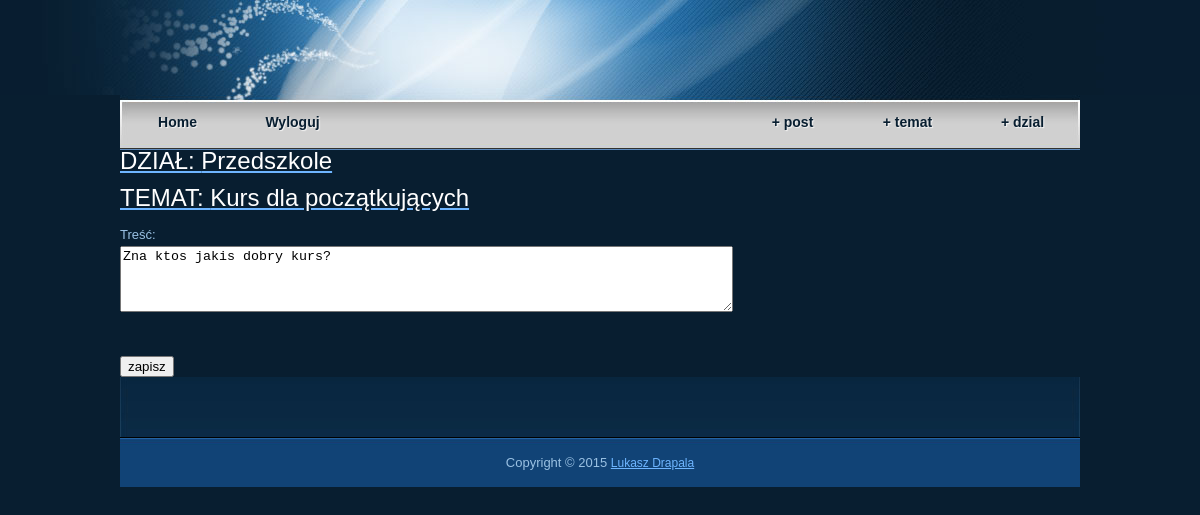
Screenshot of /post/edit.php?sectionId=1&topicId=20&postId=21 (signed in) with the database file from the repository.
### tables this page shows
CREATE TABLE IF NOT EXISTS `posts` (
`id` int(11) NOT NULL,
  `topic_id` int(11) NOT NULL,
  `user_id` int(11) NOT NULL,
  `content` text,
  `is_edited_by_admin` tinyint(4) DEFAULT '0',
  `created_on` timestamp NOT NULL DEFAULT CURRENT_TIMESTAMP
);

CREATE TABLE IF NOT EXISTS `sections` (
`id` int(11) NOT NULL,
  `last_topic_id` int(11) DEFAULT NULL,
  `user_id` int(11) NOT NULL,
  `name` varchar(255) NOT NULL,
  `description` tinytext,
  `amount_topics` smallint(6) DEFAULT '0',
  `is_closed` tinyint(4) NOT NULL DEFAULT '0',
  `created_on` timestamp NOT NULL DEFAULT CURRENT_TIMESTAMP ON UPDATE CURRENT_TIMESTAMP
);

CREATE TABLE IF NOT EXISTS `topics` (
`id` int(11) NOT NULL,
  `section_id` int(11) NOT NULL,
  `last_post_id` int(11) DEFAULT NULL,
  `user_id` int(11) NOT NULL,
  `name` varchar(255) NOT NULL,
  `description` tinytext,
  `amount_posts` smallint(6) DEFAULT '0',
  `is_closed` tinyint(4) NOT NULL DEFAULT '0',
  `created_on` timestamp NOT NULL DEFAULT CURRENT_TIMESTAMP
);

### post/edit.php (called while the page is built, shortened)
<?php
require_once '/../library/Assertion/PostAssertion.php';
require_once '/../library/Entity/Post.php';
$sectionId = isset($_GET["sectionId"]) ? (int) $_GET["sectionId"] : 0;
$topicId = isset($_GET["topicId"]) ? (int) $_GET["topicId"] : 0;
$postId = isset($_GET["postId"]) ? (int) $_GET["postId"] : 0;
$postRepository = new PostRepository();
$post = $postRepository->findOne($postId, $topicId, $sectionId);
$topic = $post->getTopic();
include '/../library/Layout/Header.php';
include '_form.php';
include '/../library/Layout/Footer.php';

### library/Entity/Post.php (called while the page is built, shortened)
<?php
require_once 'Topic.php';
class Post
{
    private $content;
    private $topic;
    public function getContent()
    {
        return $this->content;
    }
    public function getTopic()
    {
        return $this->topic;
    }
    public function setContent($content)
    {
        $this->content = $content;
        return $this;
    }
    public function setTopic(Topic $topic)
    {
        $this->topic = $topic;
        return $this;
    }
}

### library/Entity/Topic.php (called while the page is built, shortened)
<?php
require_once 'Section.php';
require_once 'Post.php';
class Topic
{
    private $name;
    private $section;
    public function getName()
    {
        return $this->name;
    }
    public function getSection()
    {
        return $this->section;
    }
    public function setName($name)
    {
        $this->name = $name;
        return $this;
    }
    public function setSection(Section $section = null)
    {
        $this->section = $section;
        return $this;
    }
}

### library/Entity/Section.php (called while the page is built, shortened)
<?php
require_once 'Topic.php';
class Section
{
    private $name;
    public function getName()
    {
        return $this->name;
    }
    public function setName($name)
    {
        $this->name = $name;
        return $this;
    }
}

### library/Repository/Repository.php (called while the page is built, shortened)
<?php
require_once '/../DatabaseConnection.php';
class Repository
{
    private $dbConnection;
    public function __construct()
    {
        $this->dbConnection = DatabaseConnection::connect();
    }
    public function fetchOne($sql)
    {
        $result = $this->query($sql);
        if ($result) {
            return $result->fetch_assoc();
        }
        return null;
    }
    private function query($sql)
    {
        $result = $this->dbConnection->query($sql);
        return $result;
    }
}

### library/DatabaseConnection.php (called while the page is built, shortened)
<?php
class DatabaseConnection
{
    private static $connection;
    public static function connect()
    {
        if (self::$connection) {
            return self::$connection;
        }
        $servername = "localhost";
        $username = "root";
        $password = "";
        $dbName = "forum";
        $charset = "utf8";
        $conn = new \mysqli($servername, $username, $password, $dbName);
        $conn->set_charset($charset);
        self::$connection = $conn;
        return $conn;
    }
}

### library/Repository/PostRepository.php (called while the page is built, shortened)
<?php
require_once 'Repository.php';
require_once 'TopicRepository.php';
require_once '/../Entity/Topic.php';
require_once '/../Entity/Section.php';
require_once '/../Entity/Post.php';
class PostRepository extends Repository
{
    public function findOne($postId, $topicId, $sectionId)
    {
        $sql = "SELECT p.id AS p_id, p.content AS p_content, p.is_edited_by_admin AS p_is_edited_by_admin, p.created_on AS p_created_on, ";
        $sql .= "t.id AS t_id, t.name AS t_name, t.description AS t_description, t.amount_posts AS t_amount_posts, t.is_closed AS t_is_closed, t.created_on AS t_created_on, ";
        $sql .= "s.id AS s_id, s.name AS s_name, s.description AS s_description, s.is_closed as s_is_closed, s.created_on AS s_created_on, ";
        $sql .= "u.id AS u_id, u.username AS u_username, u.email as u_email, u.created_on AS u_created_on ";
        $sql .= "FROM posts p ";
        $sql .= "INNER JOIN topics t on t.id = p.topic_id ";
        $sql .= "INNER JOIN sections s on s.id = t.section_id ";
        $sql .= "INNER JOIN users u on u.id = p.user_id ";
        $sql .= "WHERE p.id = " . $this->escapeString($postId) . " ";
        $sql .= "AND t.id = " . $this->escapeString($topicId) . " ";
        $sql .= "AND s.id = " . $this->escapeString($sectionId) . " ";
        $row = $this->fetchOne($sql);
        $isClosed = ($row["s_is_closed"] == "0") ? false : true;
        $section = new Section();
        $section->setId($row["s_id"]);
        $section->setName($row["s_name"]);
        $section->setDescription($row["s_description"]);
        $section->setIsClosed($isClosed);
        $section->setCreatedOn(new \DateTime($row['s_created_on']));
        $isClosed = ($row['t_is_closed'] == "0") ? false : true;
        $topic = new Topic();
        $topic->setId($row['t_id']);
        $topic->setName($row['t_name']);
        $topic->setDescription($row['t_description']);
        $topic->setAmountPosts((int)$row['t_amount_posts']);
        $topic->setIsClosed($isClosed);
        $topic->setCreatedOn(new \DateTime($row['t_created_on']));
        $topic->setSection($section);
        $user = new User();
        $user->setId($row['u_id']);
        $user->setUsername($row['u_username']);
        $user->setEmail($row['u_email']);
        $user->setCreatedOn(new \DateTime($row['u_created_on']));
        $isEditedByAdmin = ($row["p_is_edited_by_admin"] == "0") ? false : true;
        $post = new Post();
        $post->setId($row['p_id']);
        $post->setContent($row['p_content']);
        $post->setCreatedOn(new \DateTime($row['p_created_on']));
        $post->setUser($user);
        $post->setIsEditedByAdmin($isEditedByAdmin);
        $post->setTopic($topic);
        return $post;
    }
}

### post/_form.php (the view, shortened to what this page needs)
<a href="<?php echo "topic/list.php?sectionId=" . $sectionId ?>">
    <h3>DZIAŁ: <?php echo $topic->getSection()->getName() ?></h3>
</a>
<a href="<?php echo "post/list.php?sectionId=" . $sectionId . "&topicId=" . $topicId ?>">
    <h3>TEMAT: <?php echo $topic->getName() ?></h3>
</a>
<form method="POST">
    <div>
        <label>Treść:</label><br/>
        <textarea name="p_content" rows="4" cols="74" ><?php echo $post->getContent() ?></textarea>
    </div>
    <br /><br />
    <input type="submit" value="zapisz" />
</form>

### library/Layout/style.css (style rules this page uses)
body { margin: 0; padding: 0; color: #9ac1e3; font-family: Tahoma, Geneva, sans-serif; font-size: 13px; line-height: 1.7em; background-color: #081e30; background-image: url(images/forum_body.jpg); background-repeat: no-repeat; background-position: top center }
a, a:link, a:visited { color: #6eb5ff; font-weight: normal; text-decoration: underline; font-size: 12px; }
h1, h2, h3, h4, h5, h6 { color: #fff; font-weight: normal; }
h3 { font-size: 24px; margin: 0 0 15px; padding: 0; }

### rows the page displays
posts: sections.name "Przedszkole", topic.name "Kurs dla początkujących", p_content "Zna ktos jakis dobry kurs?"
